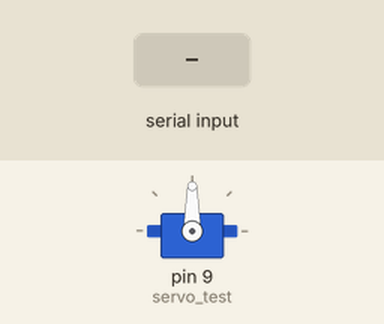
The sketch below on a simulated Arduino Uno, built with avr-gcc and run on an emulated ATmega328P. Parts: servo. The inputs (shaded band) are chosen by the test bench.

Above: at 1.2 s.
1.3 s: "90,45\n" received over Serial
At 2.1 s:
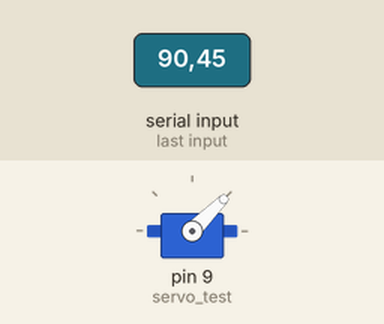
2.8 s: "30,150\n" received over Serial
At 3.3 s:
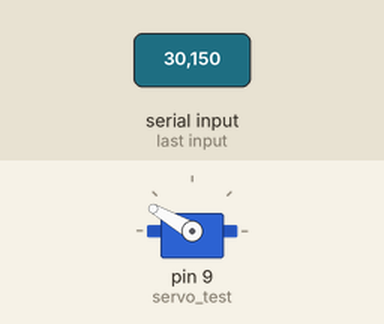
4.3 s: "5\n" received over Serial
At 5.4 s:
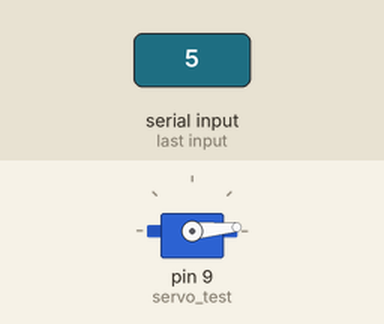
5.8 s: "200\n" received over Serial
At 6.7 s:
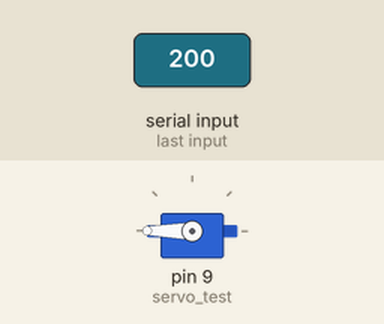
7.3 s: "90\n" received over Serial
At 7.8 s:
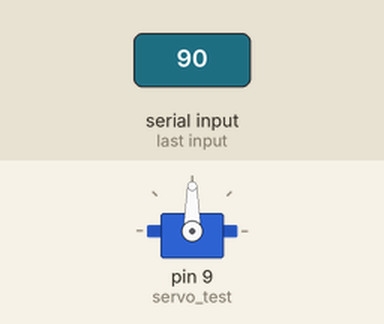
Timing chart, 0 to 9.8 s (numbered marks = the images above; inputs shaded):
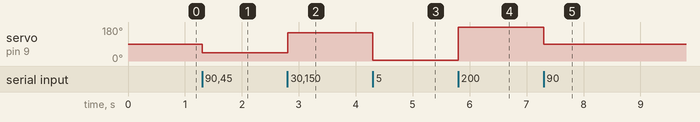

Measured:
- after the input at 1.3 s, servo on pin 9 (servo_test): 90° → 45° at once
- after the input at 2.8 s, servo on pin 9 (servo_test): 45° → 150° at once
- after the input at 4.3 s, servo on pin 9 (servo_test): 150° → 5° at once
- after the input at 5.8 s, servo on pin 9 (servo_test): 5° → 180° at once
- after the input at 7.3 s, servo on pin 9 (servo_test): 180° → 90° at once

The sketch:

MV_Servo.ino
```cpp
#include <Servo.h>             //Servo library

Servo servo_test;        //initialize a servo object for the connected servo
int angle = 0;
String inString = "";

void setup() {
    servo_test.attach(9);      // attach the signal pin of servo to pin9 of arduino
    servo_test.write(90);
    Serial.begin(9600);
}

void loop() {
    /*if (Serial.available()) {
        char serialListener = Serial.read();

        int len = Serial.readBytes();
        int x = 0;
        while(x <= len){
          output =output + serialListener;
          x+=1;
        }


        servo_test.write(output.toInt());

    }*/

    while (Serial.available() > 0) {
    int inChar = Serial.read();
    if (isDigit(inChar)) {
      // convert the incoming byte to a char and add it to the string:
      inString += (char)inChar;
    }
    else
    {
       servo_test.write(inString.toInt());
       inString = "";
    }

  }

}
```
